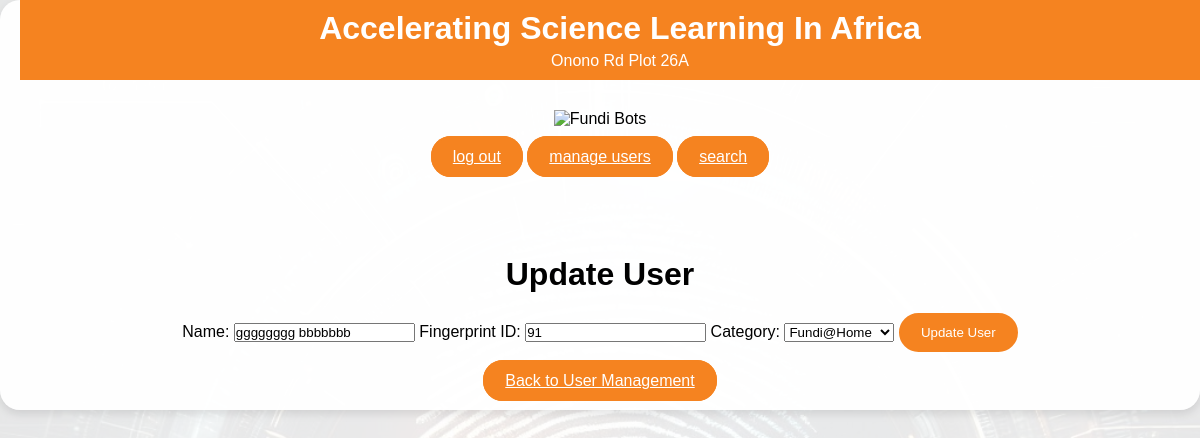
Page /update_user/10 (signed in) on the earlier database version.
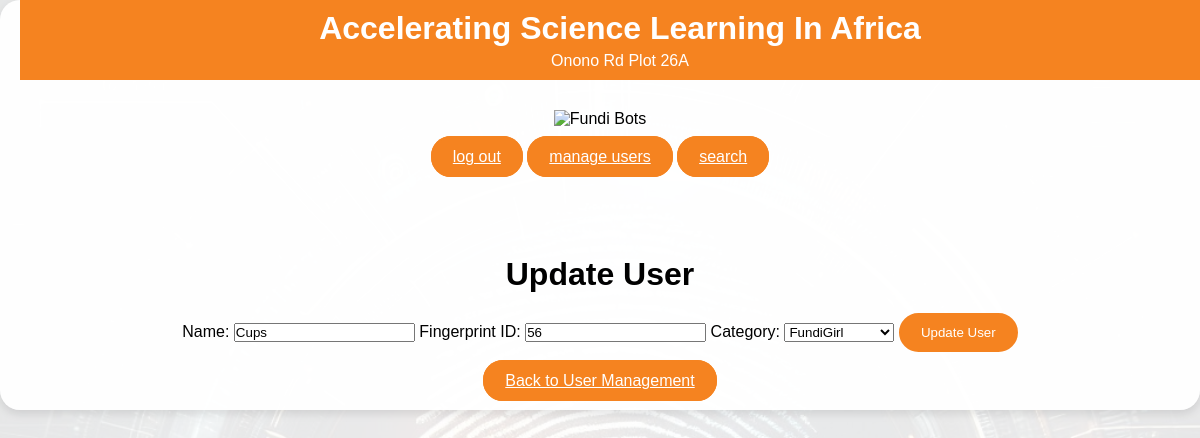
Same page on the later database version.
### app.py (models this page shows, shortened)
class User(db.Model):
    id = db.Column(db.Integer, primary_key=True)
    name = db.Column(db.String(100), nullable=False)
    fingerprint_id = db.Column(db.Integer, unique=True, nullable=False)
    category = db.Column(db.String(20), nullable=False)
    attendance_records = db.relationship('Attendance', backref='user', lazy=True)

### app.py (the view, shortened to what this page needs)
@app.route('/update_user/<int:user_id>', methods=['GET', 'POST'])
def update_user(user_id):
    if 'admin' not in session:
        return redirect(url_for('login'))
    user = User.query.get(user_id)
    return render_template('update_user.html', user=user, categories=CATEGORIES)

### templates/update_user.html (shortened to what this page needs)
<!DOCTYPE html>
<html lang="en">
<head>
    <link rel="stylesheet" href="{{ url_for('static', filename='css/styles.css') }}">
</head>
<body>
        <div class="container" style="margin-top: 0.02;">
            <div class="header">
                <h1>Accelerating Science Learning In Africa</h1>
                <p class="location-info">Onono Rd Plot 26A</p>
            </div>
            <div class="spacer"></div>
        <div class="image-container">
            <img src= "../images/bot_image.png" alt="Fundi Bots" class="logo-image">
        </div>
        <div class="input-group">
            <a href="{{ url_for('logout') }}" class="save-button">log out</a>
            <a href="{{ url_for('manage_users') }}" class="save-button">manage users</a>
            <a href="{{ url_for('search') }}" class="save-button">search</a>
        </div>
        <div class="spacer"></div>
        <h1>Update User</h1>
        <form action="{{ url_for('update_user', user_id=user.id) }}" method="post" class="input-group">
            <label for="name">Name:</label>
            <input type="text" id="name" name="name" value="{{ user.name }}" required>
            <label for="fingerprint_id">Fingerprint ID:</label>
            <input type="number" id="fingerprint_id" name="fingerprint_id" value="{{ user.fingerprint_id }}" required>
            <label for="category">Category:</label>
            <select id="category" name="category" required>
                {% for category in categories %}
                <option value="{{ category }}" {% if category == user.category %}selected{% endif %}>{{ category }}</option>
                {% endfor %}
            </select>
            <button type="submit" class="save-button">Update User</button>
        </form>
        <a href="{{ url_for('users') }}" class="save-button">Back to User Management</a>
    </div>
</body>
</html>

Differences in the rows shown:
changed User: name "gggggggg bbbbbbb" → "Cups"; fingerprint_id "91" → "56"; category "Fundi@Home" → "FundiGirl"
